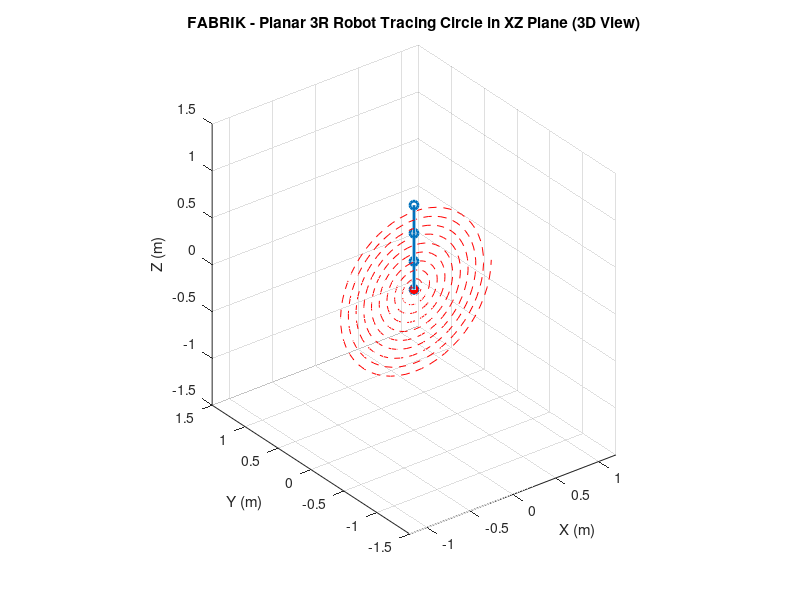

MATLAB code for this plot: (Note: this script raises an error after producing the figure.)
% Planar FABRIK Demo: Circle in XZ Plane (3D View)
clear; clc; close all;

% Link lengths
link_lengths = [0.3; 0.3; 0.3];
N_links = length(link_lengths);
N_points = N_links + 1;

% Initial straight-up configuration
joint_positions = zeros(N_points, 3);
for i = 2:N_points
    joint_positions(i,:) = joint_positions(i-1,:) + [0, 0, link_lengths(i-1)];
end

% Spiral path in XZ plane
nPts = 600;           % Number of points along the spiral
max_radius = 0.9;     % Final radius
center = [0, 0, 0];   % Center of spiral

% Spiral parameters
nTurns = 10;                           % Number of spiral turns
theta = linspace(0, 2*pi*nTurns, nPts);
r = linspace(0, max_radius, nPts);   % Radius increases linearly

% Parametrize spiral in XZ plane
circle = [r .* cos(theta) + center(1);   % X
          zeros(1, nPts);                % Y = 0
          r .* sin(theta) + center(3)];  % Z

% Prepare animation
figure;
hold on; grid on; axis equal;
xlabel('X (m)'); ylabel('Y (m)'); zlabel('Z (m)');
title('FABRIK - Planar 3R Robot Tracing Circle in XZ Plane (3D View)');
xlim([-1.2 1.2]);
ylim([-1.5 1.5]);
zlim([-1.5 1.5]);

% Initial plots
h = plot3(joint_positions(:,1), joint_positions(:,2), joint_positions(:,3), '-o', ...
    'LineWidth', 2, 'MarkerSize', 6);
circle_plot = plot3(circle(1,:), circle(2,:), circle(3,:), 'r--');
target_marker = plot3(0, 0, 0, 'ro', 'MarkerSize', 6, 'MarkerFaceColor', 'r');

view(3); % 3D perspective view

% Loop through the circle
for i = 1:nPts
    target = circle(:,i)';
    joint_positions = FABRIK(joint_positions, link_lengths, target, 1e-4, 5000);
    
    % Update plot
    set(h, 'XData', joint_positions(:,1), ...
           'YData', joint_positions(:,2), ...
           'ZData', joint_positions(:,3));
       
    set(target_marker, 'XData', target(1), 'YData', target(2), 'ZData', target(3));
    
    drawnow;
    pause(0.01);
end
